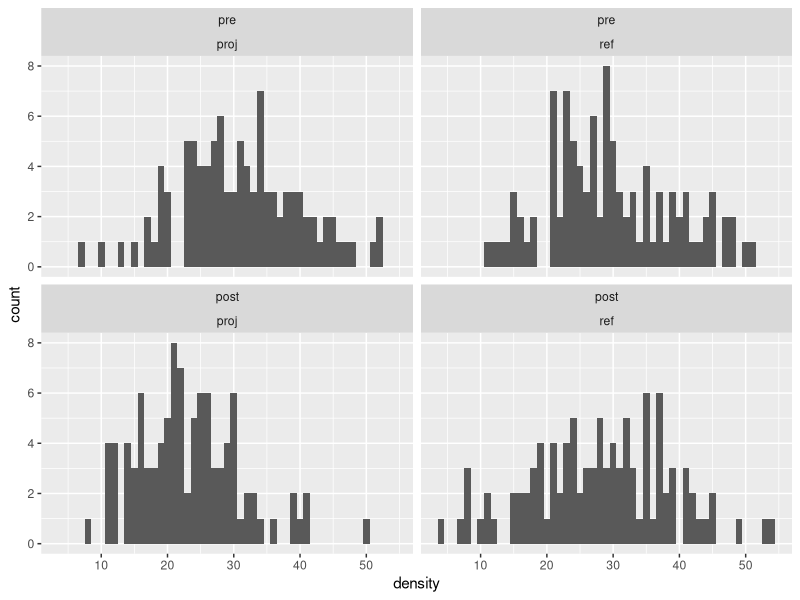

Recreate this plot in R.
## ---- chunk 1
library(tidyverse)
library(pwr)
## ---- chunk 2
set.seed(123)

# Define sample sizes for pre and post-treatment groups
N <- 100  # Assuming 100 observations in each group

# Real world values
mean_pre <- 30
mean_post <- 24
ref_mean_pre <- 28.4
ref_mean_post <- 29

sd_pre <- 10
sd_post <- 8
ref_sd_pre <- 10
ref_sd_post <- 9.5

# Parameters for the gamma distribution
alpha_pre <- (mean_pre^2) / (sd_pre^2)  # Shape parameter for pre-treatment group
beta_pre <- (sd_pre^2) / mean_pre  # Rate parameter for pre-treatment group

ref_alpha_pre <- (ref_mean_pre^2) / (ref_sd_pre^2)  # Shape parameter for pre-treatment group
ref_beta_pre <- (ref_sd_pre^2) / ref_mean_pre  # Rate parameter for pre-treatment group

alpha_post <- (mean_post^2) / (sd_post ^2)  # Shape parameter for post-treatment group
beta_post <- (sd_post ^2) / mean_post  # Rate parameter for post-treatment group

ref_alpha_post <- (ref_mean_post^2) / (ref_sd_post ^2)  # Shape parameter for post-treatment group
ref_beta_post <- (ref_sd_post ^2) / ref_mean_post  # Rate parameter for post-treatment group

# Generate gamma-distributed data for pre and post-treatment groups
pre.dat <- rnorm(N, mean = mean_pre, sd = sd_pre)
post.dat <- rnorm(N, mean = mean_post, sd = sd_post)
ref.pre.dat <- rnorm(N, mean = ref_mean_pre, sd = ref_sd_pre)
ref.post.dat <- rnorm(N, mean = ref_mean_pre, sd = ref_sd_pre)

# Create a data frame
dat.sim <- data.frame(
  density = c(pre.dat, post.dat, ref.pre.dat, ref.post.dat),
  site = factor(rep(c("proj", "ref"), each = N*2)),
  time = factor(rep(c("pre", "post"), each = N))
)

dat.sim$time <- factor(dat.sim$time, levels = c("pre", "post"))

# Summary statistics
summary(pre.dat)
summary(post.dat)

ggplot(dat.sim) +
  geom_histogram(aes(density), binwidth = 1) +
  facet_wrap(~time+site)
## ---- chunk 3
mod1 <- glm(density ~ time, data = dat.sim, family = Gamma(link = "log"))

summary(mod1)
anova(mod1)
## ---- chunk 4
mod2 <- glm(density ~ time/site, data = dat.sim, family = Gamma(link = "log"))

summary(mod2)
## ---- chunk 5
# Known parameters
mean_pre <- 30
alpha <- 0.1      # Significance level
beta <- 0.9       # Desired power
sd_pre <- 10
delta <- (0.2 * mean_pre)  # Minimum detectable effect size (20% change)

# Calculate critical values
z_alpha_over_2 <- qnorm(1 - alpha/2)
z_beta <- abs(qnorm(1 - beta))

# Calculate sample size per group
sample_size <- ((2 * (z_alpha_over_2 + z_beta)^2 * sd_pre^2) / delta^2)
## ---- chunk 6
dat.test <- data.frame(
  dist = c(46, 38, 34, 37, 60, 64, 59)
)

dat.test$prop <- dat.test$dist / sum(dat.test$dist)

dat.test$quad <- round(dat.test$prop * 48, 0)
